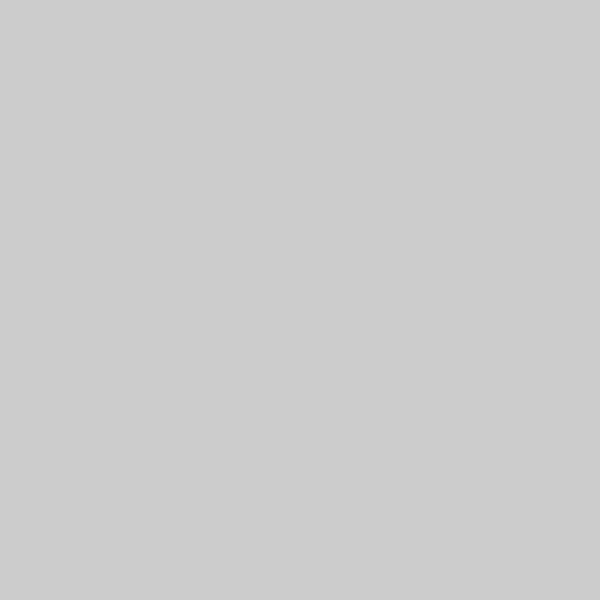
Frame 1 (no input)
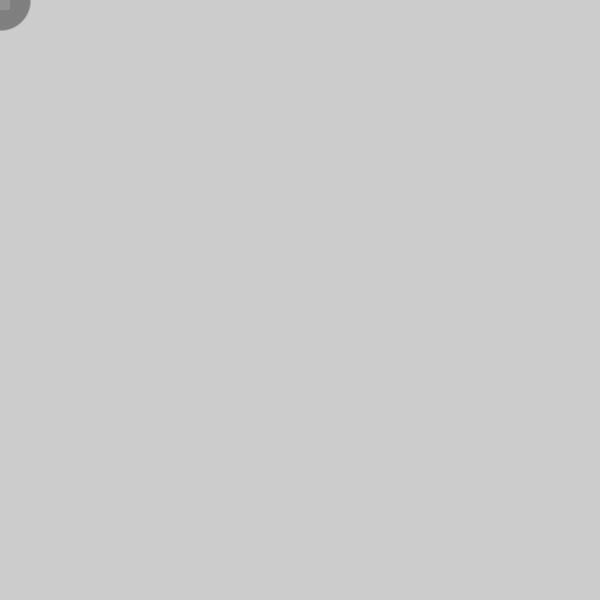
Frame 60 (the mouse pressed at the canvas centre just before this capture)
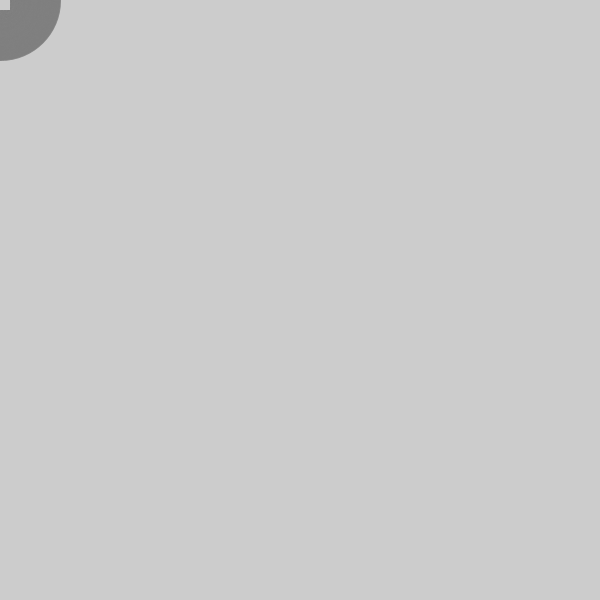
Frame 120 (the mouse held since frame 60 and released just before this capture)

The Processing sketch that drew these frames (run headless with seeded random() and noise(); from frame 60 on, the mouse is pressed at the canvas centre):

// Processing sketch: waves
// ── waves.pde
Source source1 = new Source();

void setup() {
  size(600, 600);
}

void draw() {
  //background(255/2.0);
  
  source1.update();
  loadPixels();
  color c = pixels[mouseX + mouseY*width];
  fill(c);
  rect(0, 0, 10, 10);
}

// ── Ripple.pde
class Ripple {
  float r;
  float c;
  float speed = 1;
  float lifetime = 0;
  PVector pos;
  
  
  Ripple(PVector p) {
    pos = p;
  }
  
  void update() {
    r += speed;
    stroke(255/2, sin(lifetime) * 255f);
    print(sin(lifetime) + "\n");
    noFill();
    circle(pos.x, pos.y, r);
    lifetime += 0.01;
  }
}

// ── Source.pde
class Source {
  ArrayList<Ripple> ripple = new ArrayList<Ripple>();
  PVector pos = new PVector();
  
  Source() {}
  
  void update() {
    ripple.add(new Ripple(pos));
    for (Ripple r : ripple) {
      r.update();
    }
  }
}
